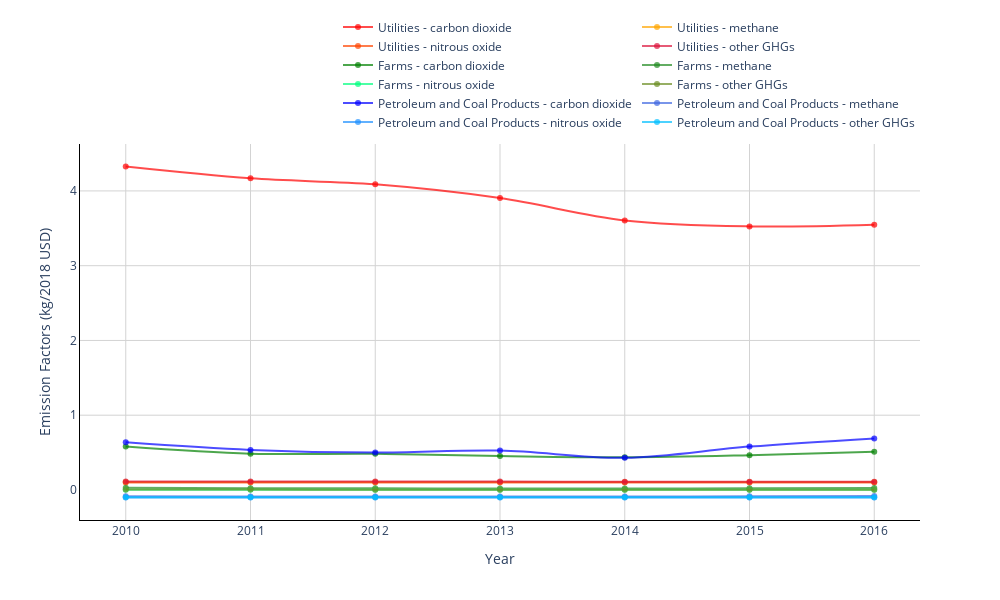

Notebook code cell kept with this figure:
### Markdown cell above
# Create Braided Emissions Plot
This cell creates a braided plot, which highlights the emission factors across different industries and substances, adding a visual distinction between them.

### Code cell
import pandas as pd
import plotly.graph_objs as go

def create_braided_emissions_plot(utilities_df, farms_df, petroleum_df):
    """
    Create a braided plot for greenhouse gas emissions across multiple industries.
    
    Args:
    - utilities_df (pd.DataFrame): Utilities industry emissions data
    - farms_df (pd.DataFrame): Farms industry emissions data
    - petroleum_df (pd.DataFrame): Petroleum and Coal Products industry emissions data
    
    Returns:
    - plotly.graph_objs.Figure: Interactive braided emissions plot
    """
    # Color palette for industries and substances
    colors = {
        'Utilities': {
            'carbon dioxide': 'rgba(255, 0, 0, 0.7)',   # Red with transparency
            'methane': 'rgba(255, 165, 0, 0.7)',        # Orange with transparency
            'nitrous oxide': 'rgba(255, 69, 0, 0.7)',   # Red-Orange with transparency
            'other GHGs': 'rgba(220, 20, 60, 0.7)'      # Crimson with transparency
        },
        'Farms': {
            'carbon dioxide': 'rgba(0, 128, 0, 0.7)',   # Green with transparency
            'methane': 'rgba(34, 139, 34, 0.7)',        # Forest Green with transparency
            'nitrous oxide': 'rgba(0, 255, 127, 0.7)',  # Spring Green with transparency
            'other GHGs': 'rgba(107, 142, 35, 0.7)'     # Olive Drab with transparency
        },
        'Petroleum and Coal Products': {
            'carbon dioxide': 'rgba(0, 0, 255, 0.7)',   # Blue with transparency
            'methane': 'rgba(65, 105, 225, 0.7)',       # Royal Blue with transparency
            'nitrous oxide': 'rgba(30, 144, 255, 0.7)', # Dodger Blue with transparency
            'other GHGs': 'rgba(0, 191, 255, 0.7)'      # Deep Sky Blue with transparency
        }
    }
    
    # Prepare traces for the braided plot
    traces = []
    
    # Offset factors to create a braided effect
    offsets = {
        'Utilities': 0.1,
        'Farms': 0,
        'Petroleum and Coal Products': -0.1
    }
    
    # Create traces for each industry and substance
    for industry, df in [('Utilities', utilities_df), ('Farms', farms_df), ('Petroleum and Coal Products', petroleum_df)]:
        substances = df['Substance'].unique()
        
        for substance in substances:
            subset = df[df['Substance'] == substance]
            
            # Create a trace with a slight vertical offset
            trace = go.Scatter(
                x=subset['Year'],
                y=subset['Supply Chain Emission Factors with Margins'] + offsets[industry],
                mode='lines+markers',
                name=f'{industry} - {substance}',
                line=dict(
                    color=colors[industry][substance],
                    width=2,
                    shape='spline'  # Use spline interpolation for smoother lines
                ),
                hovertemplate=f'{industry} - {substance}<br>Year: %{{x}}<br>Emission Factor: %{{y:.4f}} kg/2018 USD<extra></extra>'
            )
            traces.append(trace)
    
    # Create the figure layout
    layout = go.Layout(
        xaxis=dict(
            title='Year',
            gridcolor='lightgray',
            showline=True,
            linewidth=1,
            linecolor='black'
        ),
        yaxis=dict(
            title='Emission Factors (kg/2018 USD)',
            gridcolor='lightgray',
            showline=True,
            linewidth=1,
            linecolor='black'
        ),
        height=600,
        width=1000,
        hovermode='closest',
        legend=dict(
            orientation='h',
            yanchor='bottom',
            y=1.02,
            xanchor='right',
            x=1
        ),
        plot_bgcolor='white'
    )
    
    # Create figure
    fig = go.Figure(data=traces, layout=layout)
    
    # Save the interactive plot
    fig.write_html('braided_industry_emissions.html')
    print("Braided plot saved as 'braided_industry_emissions.html'")
    fig.show()
    return fig

# Example usage (replace with your actual data loading)
def main():
    # Read the CSV files
    utilities_df = pd.read_csv('2016_ind.csv')
    farms_df = pd.read_csv('frm_ind.csv')
    petroleum_df = pd.read_csv('pet_ind.csv')
    
    # Create the braided plot
    create_braided_emissions_plot(utilities_df, farms_df, petroleum_df)

if __name__ == '__main__':
    main()

### Figure 1 — Plotly figure (JSON) as saved in the notebook; plotly's stock layout.template omitted (floating-point values rounded to 4 significant figures)
{"data": [{"hovertemplate": "Utilities - carbon dioxide<br>Year: %{x}<br>Emission Factor: %{y:.4f} kg/2018 USD<extra></extra>", "line": {"color": "rgba(255, 0, 0, 0.7)", "shape": "spline", "width": 2}, "mode": "lines+markers", "name": "Utilities - carbon dioxide", "type": "scatter", "x": [2016, 2015, 2014, 2013, 2012, 2011, 2010], "y": [3.548, 3.525, 3.605, 3.904, 4.088, 4.168, 4.326]}, {"hovertemplate": "Utilities - methane<br>Year: %{x}<br>Emission Factor: %{y:.4f} kg/2018 USD<extra></extra>", "line": {"color": "rgba(255, 165, 0, 0.7)", "shape": "spline", "width": 2}, "mode": "lines+markers", "name": "Utilities - methane", "type": "scatter", "x": [2016, 2015, 2014, 2013, 2012, 2011, 2010], "y": [0.105, 0.106, 0.106, 0.106, 0.106, 0.107, 0.108]}, {"hovertemplate": "Utilities - nitrous oxide<br>Year: %{x}<br>Emission Factor: %{y:.4f} kg/2018 USD<extra></extra>", "line": {"color": "rgba(255, 69, 0, 0.7)", "shape": "spline", "width": 2}, "mode": "lines+markers", "name": "Utilities - nitrous oxide", "type": "scatter", "x": [2016, 2015, 2014, 2013, 2012, 2011, 2010], "y": [0.1, 0.1, 0.1, 0.1, 0.1, 0.1, 0.1]}, {"hovertemplate": "Utilities - other GHGs<br>Year: %{x}<br>Emission Factor: %{y:.4f} kg/2018 USD<extra></extra>", "line": {"color": "rgba(220, 20, 60, 0.7)", "shape": "spline", "width": 2}, "mode": "lines+markers", "name": "Utilities - other GHGs", "type": "scatter", "x": [2016, 2015, 2014, 2013, 2012, 2011, 2010], "y": [0.111, 0.111, 0.111, 0.112, 0.113, 0.115, 0.114]}, {"hovertemplate": "Farms - carbon dioxide<br>Year: %{x}<br>Emission Factor: %{y:.4f} kg/2018 USD<extra></extra>", "line": {"color": "rgba(0, 128, 0, 0.7)", "shape": "spline", "width": 2}, "mode": "lines+markers", "name": "Farms - carbon dioxide", "type": "scatter", "x": [2016, 2015, 2014, 2013, 2012, 2011, 2010], "y": [0.51, 0.465, 0.437, 0.454, 0.484, 0.486, 0.582]}, {"hovertemplate": "Farms - methane<br>Year: %{x}<br>Emission Factor: %{y:.4f} kg/2018 USD<extra></extra>", "line": {"color": "rgba(34, 139, 34, 0.7)", "shape": "spline", "width": 2}, "mode": "lines+markers", "name": "Farms - methane", "type": "scatter", "x": [2016, 2015, 2014, 2013, 2012, 2011, 2010], "y": [0.026, 0.023, 0.02, 0.02, 0.022, 0.024, 0.03]}, {"hovertemplate": "Farms - nitrous oxide<br>Year: %{x}<br>Emission Factor: %{y:.4f} kg/2018 USD<extra></extra>", "line": {"color": "rgba(0, 255, 127, 0.7)", "shape": "spline", "width": 2}, "mode": "lines+markers", "name": "Farms - nitrous oxide", "type": "scatter", "x": [2016, 2015, 2014, 2013, 2012, 2011, 2010], "y": [0.002, 0.002, 0.002, 0.002, 0.002, 0.002, 0.003]}, {"hovertemplate": "Farms - other GHGs<br>Year: %{x}<br>Emission Factor: %{y:.4f} kg/2018 USD<extra></extra>", "line": {"color": "rgba(107, 142, 35, 0.7)", "shape": "spline", "width": 2}, "mode": "lines+markers", "name": "Farms - other GHGs", "type": "scatter", "x": [2016, 2015, 2014, 2013, 2012, 2011, 2010], "y": [0.004, 0.004, 0.004, 0.003, 0.004, 0.005, 0.005]}, {"hovertemplate": "Petroleum and Coal Products - carbon dioxide<br>Year: %{x}<br>Emission Factor: %{y:.4f} kg/2018 USD<extra></extra>", "line": {"color": "rgba(0, 0, 255, 0.7)", "shape": "spline", "width": 2}, "mode": "lines+markers", "name": "Petroleum and Coal Products - carbon dioxide", "type": "scatter", "x": [2016, 2015, 2014, 2013, 2012, 2011, 2010], "y": [0.69, 0.58, 0.43, 0.528, 0.5, 0.536, 0.637]}, {"hovertemplate": "Petroleum and Coal Products - methane<br>Year: %{x}<br>Emission Factor: %{y:.4f} kg/2018 USD<extra></extra>", "line": {"color": "rgba(65, 105, 225, 0.7)", "shape": "spline", "width": 2}, "mode": "lines+markers", "name": "Petroleum and Coal Products - methane", "type": "scatter", "x": [2016, 2015, 2014, 2013, 2012, 2011, 2010], "y": [-0.082, -0.084, -0.088, -0.088, -0.086, -0.086, -0.083]}, {"hovertemplate": "Petroleum and Coal Products - nitrous oxide<br>Year: %{x}<br>Emission Factor: %{y:.4f} kg/2018 USD<extra></extra>", "line": {"color": "rgba(30, 144, 255, 0.7)", "shape": "spline", "width": 2}, "mode": "lines+markers", "name": "Petroleum and Coal Products - nitrous oxide", "type": "scatter", "x": [2016, 2015, 2014, 2013, 2012, 2011, 2010], "y": [-0.1, -0.1, -0.1, -0.1, -0.1, -0.1, -0.1]}, {"hovertemplate": "Petroleum and Coal Products - other GHGs<br>Year: %{x}<br>Emission Factor: %{y:.4f} kg/2018 USD<extra></extra>", "line": {"color": "rgba(0, 191, 255, 0.7)", "shape": "spline", "width": 2}, "mode": "lines+markers", "name": "Petroleum and Coal Products - other GHGs", "type": "scatter", "x": [2016, 2015, 2014, 2013, 2012, 2011, 2010], "y": [-0.096, -0.096, -0.097, -0.097, -0.097, -0.096, -0.097]}], "layout": {"height": 600, "hovermode": "closest", "legend": {"orientation": "h", "x": 1, "xanchor": "right", "y": 1.02, "yanchor": "bottom"}, "plot_bgcolor": "white", "width": 1000, "xaxis": {"gridcolor": "lightgray", "linecolor": "black", "linewidth": 1, "showline": true, "title": {"text": "Year"}}, "yaxis": {"gridcolor": "lightgray", "linecolor": "black", "linewidth": 1, "showline": true, "title": {"text": "Emission Factors (kg/2018 USD)"}}}}
